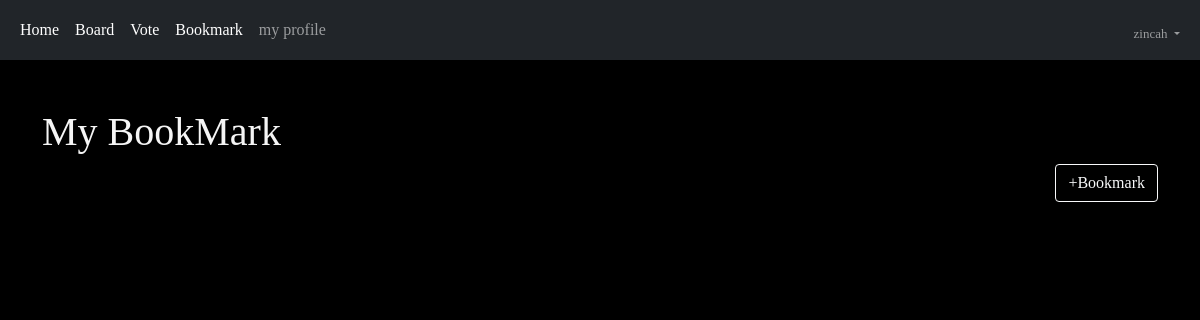
Page /book/ (signed in) on the earlier database version.
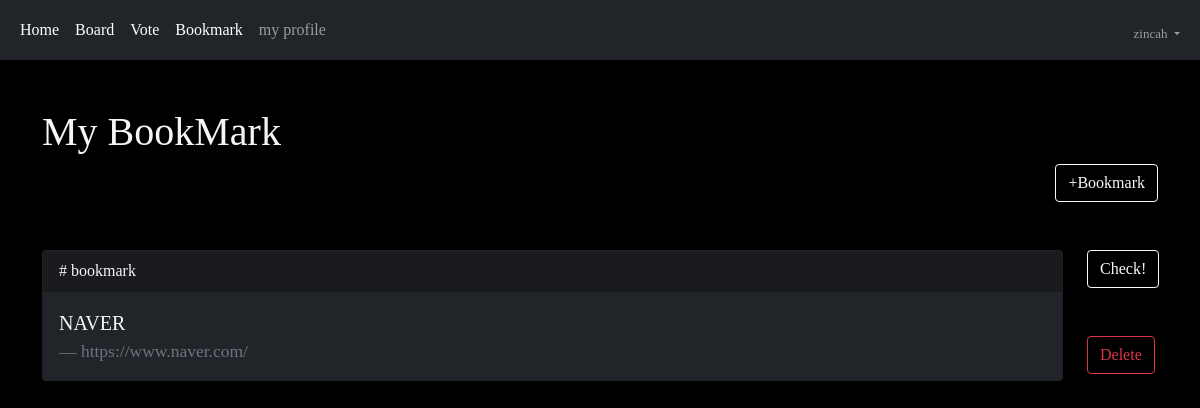
Same page on the later database version.
### book/models.py (models this page shows, shortened)
class Book(models.Model):
    user = models.ForeignKey(User, on_delete=models.CASCADE)
    site_name = models.CharField(max_length=30)
    site_url = models.TextField()
    impo = models.BooleanField(default=False)
    ctime = models.DateTimeField()
    def surl(self):
        if len(self.site_url) > 50:
            return self.site_url[:50] + "..."
        return self.site_url

### book/views.py (the view)
# urls.py: path('', views.index, name="index"),
def index(request):
    b = Book.objects.all()
    context = {
        "book" : b,
    }
    return render(request, "book/index.html", context)

### template/book/index.html (shortened to what this page needs)
{% extends 'base.html' %}
{% block auth %}
<div class="container my-5">
    <div style="color:whitesmoke;">
        <h1>My BookMark</h1>
    </div>
    <div class="text-end">
        {% if book.count < 10 %}
        <button class="btn btn-outline-light" onclick="create()">+Bookmark</button>
        {% endif %}
    </div>
    <div class="row my-5">
        {% for i in book %}
            {% if i.user.username == user.username %}
                <div class="col-lg-11">
                    <a href="{{ i.site_url }}" target="_blank">
                        <div class="card" style="background-color: rgba(33, 37, 41); color:whitesmoke;">
                            <div style="background-color: rgba(21, 23, 24, 0.59);">
                                <div class="card-header">
                                    # bookmark
                                </div>
                            </div>
                            <div class="card-body">
                                <blockquote class="blockquote mb-0">
                                    <p>{{ i.site_name }} {% if i.impo == True %}🤍{% endif %}</p>
                                    <footer class="blockquote-footer">{{ i.surl }}</footer>
                                </blockquote>
                            </div>
                        </div>
                    </a>
                </div>
                <div class="col-lg-1">
                    <div>
                        {% if i.impo %}
                        <a href="{% url 'book:uncheck' i.id %}"><button class="btn btn-outline-light">Reset!</button></a>
                        {% else %}
                        <a href="{% url 'book:check' i.id %}"><button class="btn btn-outline-light">Check!</button></a>
                        {% endif %}
                        <a href="{% url 'book:delete' i.id %}"><button class="my-5 btn btn-outline-danger">Delete</button></a>
                    </div>
                </div>
            {% endif %}
        {% endfor %}
    </div>
</div>
{% endblock %}

Differences in the rows shown:
added Book: site_name "NAVER", surl "https://www.naver.com/", impo "Check!"
